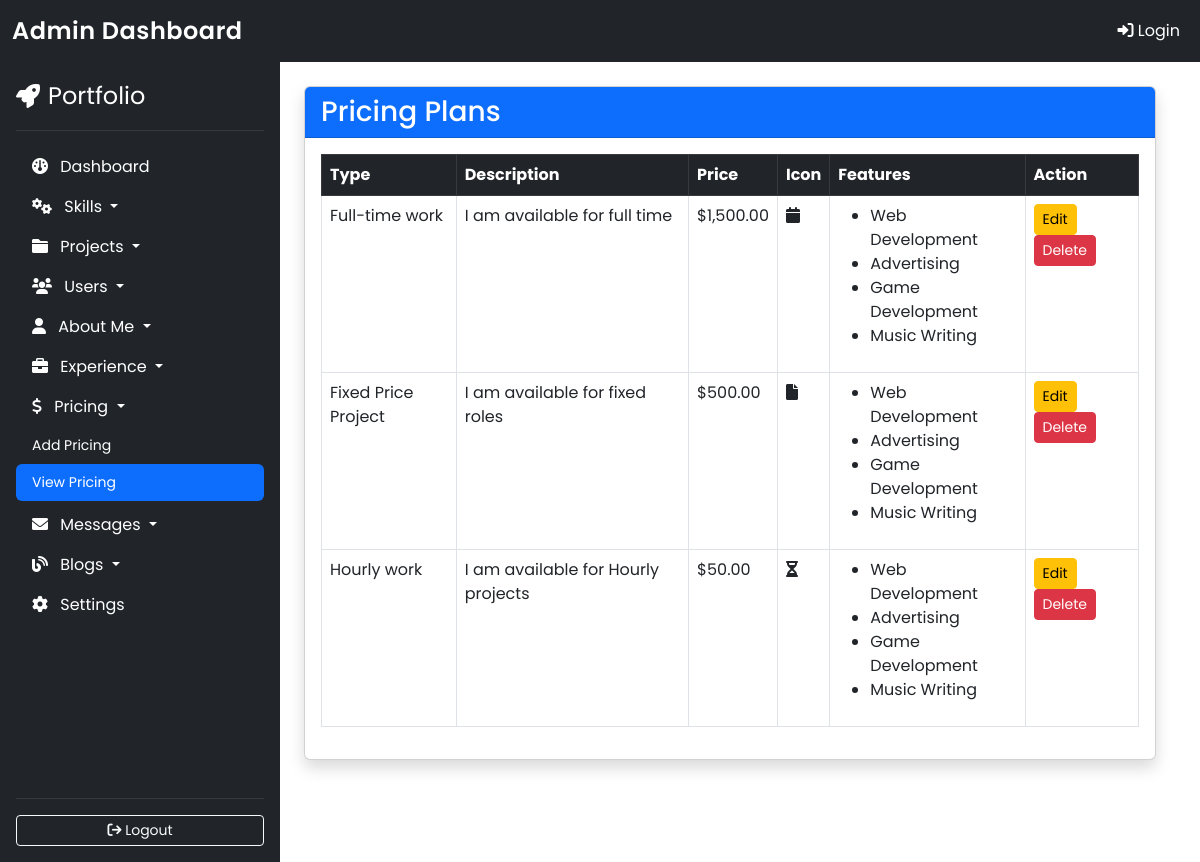
Page /admin/view_pricing.php on the earlier database version.
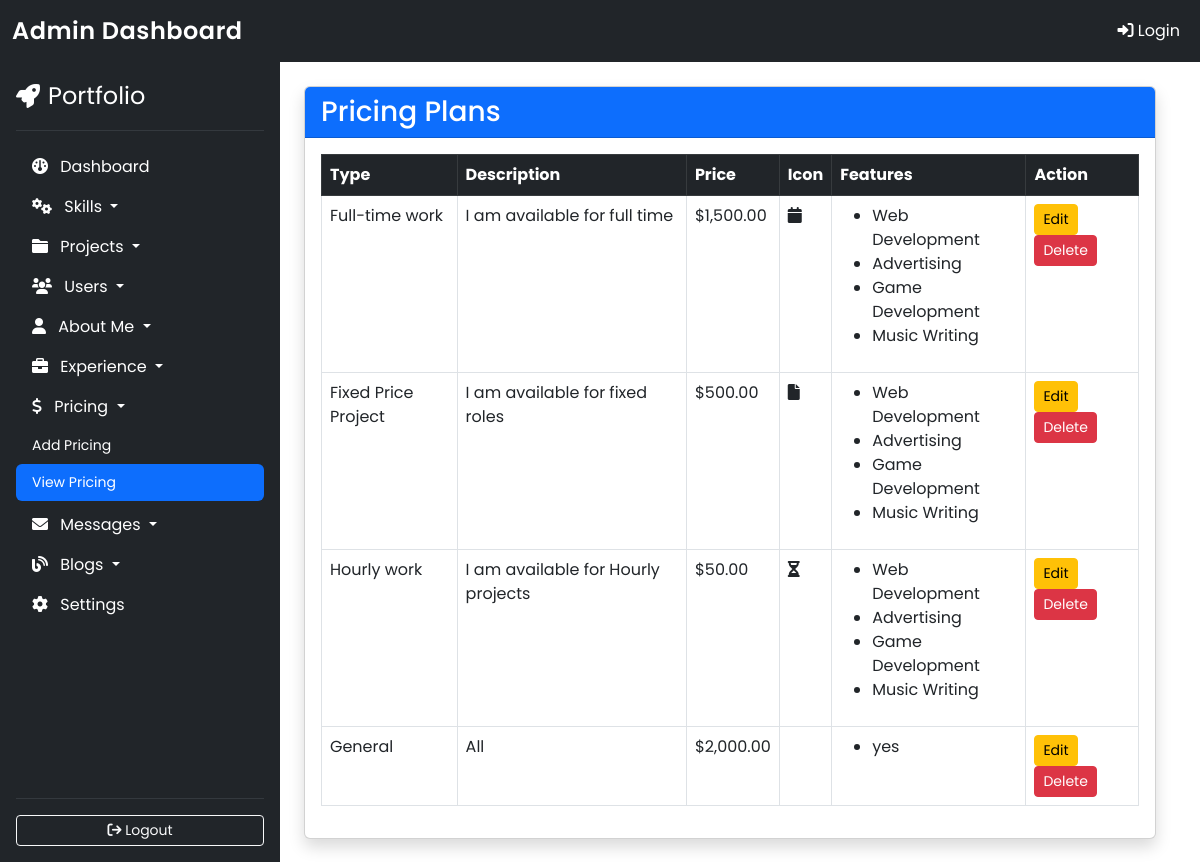
Same page on the later database version.
### tables this page shows
CREATE TABLE `pricing` (
  `id` int(11) NOT NULL,
  `type` varchar(50) NOT NULL,
  `description` text NOT NULL,
  `price` decimal(10,2) NOT NULL,
  `icon` varchar(50) NOT NULL,
  `features` text NOT NULL
);

### admin/view_pricing.php (the view)
<?php
include 'header.php';
include 'config.php';
$query = "SELECT * FROM pricing";
$result = $conn->query($query);
?>
<div class="container-fluid">
    <div class="row">
        <?php include('sidebar.php'); ?>
        <div class="col-9 p-4">
            <div class="card shadow">
                <div class="card-header bg-primary text-white">
                    <h3 class="mb-0">Pricing Plans</h3>
                </div>
                <div class="card-body">
                    <table class="table table-hover table-bordered">
                        <thead class="table-dark">
                            <tr>
                                <th>Type</th>
                                <th>Description</th>
                                <th>Price</th>
                                <th>Icon</th>
                                <th>Features</th>
                                <th>Action</th>
                            </tr>
                        </thead>
                        <tbody>
                            <?php while ($row = $result->fetch_assoc()) { ?>
                                <tr>
                                    <td><?= htmlspecialchars($row['type']); ?></td>
                                    <td><?= htmlspecialchars($row['description']); ?></td>
                                    <td>$<?= htmlspecialchars(number_format($row['price'], 2)); ?></td>
                                    <td><i class="<?= htmlspecialchars($row['icon']); ?>"></i></td>
                                    <td>
                                        <ul>
                                            <?php foreach (explode(',', $row['features']) as $feature) { ?>
                                                <li><?= htmlspecialchars(trim($feature)); ?></li>
                                            <?php } ?>
                                        </ul>
                                    </td>
                                    <td>
                                        <a href="edit_pricing.php?id=<?= $row['id']; ?>" class="btn btn-warning btn-sm">Edit</a>
                                        <a href="delete_pricing.php?id=<?= $row['id']; ?>" class="btn btn-danger btn-sm" onclick="return confirm('Are you sure you want to delete this plan?');">Delete</a>
                                    </td>
                                </tr>
                            <?php } ?>
                        </tbody>
                    </table>
                </div>
            </div>
        </div>
    </div>
</div>
<?php include('footer.php'); ?>

Differences in the rows shown:
added pricing: type "General", description "All", price "2,000.00", features "yes"
